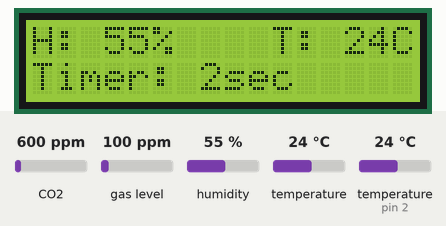
Bench run of a sketch on a simulated Arduino Uno, built with avr-gcc and run on an emulated ATmega328P. Shown: 16×2 character LCD. The inputs (shaded band) are chosen by the test bench; at power-on: humidity 55 %, temperature (sensor on pin 2) 24 °C, CO2 600 ppm, gas level 100 ppm, temperature 24 °C. Storage starts empty; what the sketch prints to the serial monitor is not drawn.

Above: at 6.8 s.
6.9 s: humidity set to 22 %
At 8.7 s:
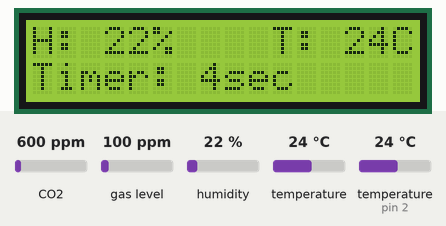
11.9 s: temperature (sensor on pin 2) set to 12 °C
At 13.8 s:
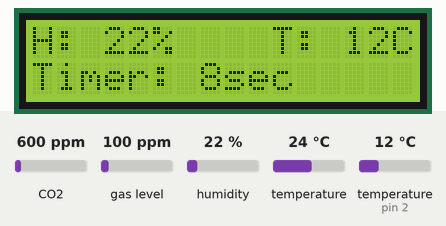
16.0 s: humidity set to 40 %
At 17.8 s:
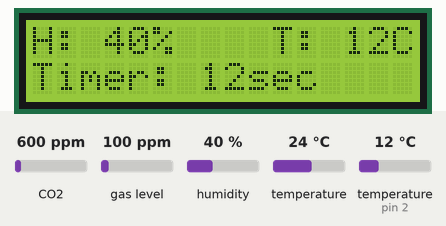
20.2 s: temperature (sensor on pin 2) set to 19 °C
At 21.9 s:
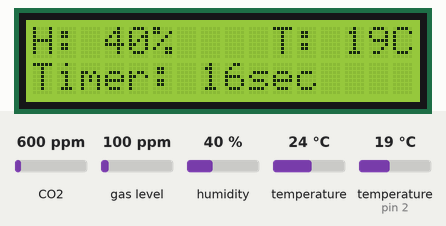
Timing chart, 0 to 23.4 s (numbered marks = the images above; inputs shaded):
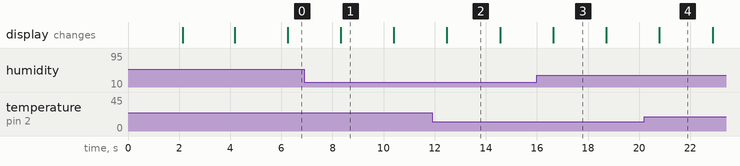

Measured:
- what the display in image 1 shows lasts 2.1 s, from 8.3 s to 10.4 s

The sketch:

DHT11_LCD_SD_CCS881__Maarten_.ino
```cpp
//----------Temporary Stuff----------
byte ppm = 0;
//----------Setup SD Card Module----------
// Connect pin GND to GND
// Connect pin VCC to 5V (NOT 3.3V)
// Connect pin MISO to 12 (Static)
// Connect pin MOSI to 11 (Static)
// Connect pin SCK to 13 (Static)
// Connect pin CS to 10 (Variable)

// Include SD Card libraries
#include <SD.h>
#include <SPI.h>

// Setup SD Card
File myFile;
int pinCS = 10; // Pin 10 on Arduino Uno

//----------Setup DHT11 sensor----------
// Connect pin 1 (Left) of the sensor to whatever your DHTPIN is (D2)
// Connect pin 2 (Middle) of the sensor to 3.3V
// Connect pin 3 (Right) of the sensor to GROUND

// Inlcude DHT11 libraries
#include <DHT.h>

// Setup DHT11
#define DHTPIN 2     // what digital pin we're connected to
#define DHTTYPE DHT11   // DHT 11

// Initialize DHT sensor.
DHT dht(DHTPIN, DHTTYPE);

//----------Setup CCS881 sensor----------
// Connect GND to GND
// Connect 3.3V to 3.3V
// Connect SDA to A4 or SDA
// Connect SCL to A5 or SCL
// Connect WAK to GND (nWake = -1) or defined nWAKE Pin

// Include CCS881 libraries
#include <Wire.h>    // I2C library
#include "Adafruit_CCS811.h"  // CCS811 library

// Setup CCS881
Adafruit_CCS811 ccs;

//----------Setup LCD Screen (I2C protocol)----------
// Connect GND to GND
// Connect VCC to 5V
// Connect SDA to SDA or A4
// Connect SCL to SCL or A5

// Inlcude LCD libraries
//#include <Wire.h>
#include <LiquidCrystal_I2C.h>

// Setup LCD
// 0x3F LCD I2C adress, if not working run I2C Scanner
LiquidCrystal_I2C lcd(0x3F, 2, 1, 0, 4, 5, 6, 7, 3, POSITIVE);  // Change the 0x3F  i2c address to your i2c address

// lcd.noBacklight(); // turn off backlight
// lcd.backlight();   // turn on backlight.

// Setup Timer
int timer = 0;
int delaytime = 2000; // Delay between readings 1s = 1000

void setup() {
  // Setup Serial monitor 9600 baud
  Serial.begin(9600);
  Serial.println(F("Beginning Checkup..."));

  // Start LCD Display
  lcd.begin(16,2);  // Set LCD Type 16x2
  lcd.clear();      // Clears LCD display

  // SD Card Initialization
  if (SD.begin()) {
    Serial.println(F("SD card is ready to use."));
    lcd.print(F("SD Card Ready"));
    delay(2000);
    }
  else {
    Serial.println(F("SD card initialization failed"));
    lcd.print(F("SD Card Failed"));
    lcd.setCursor(0,1);   // Second line
    lcd.print(F("Check wiring!"));
    delay(2000);
    }

  // Create/Open file on SD Card
  myFile = SD.open("measurements.txt", FILE_WRITE);

  // if the file opened okay, write to it:
  if (myFile) {
    Serial.println(F("Writing to file measurements.txt"));
    lcd.clear();          // Clears LCD display
    lcd.setCursor(0,0);   // First line
    lcd.print(F("Now opening"));
    lcd.setCursor(0,1);   // Second line
    lcd.print(F("measurements.txt"));
    myFile.println();
    myFile.println(F("Beginning New experiment"));
    myFile.println(F("Timer,Humidity (%),Temperature (°C),CO2 (PPM)"));
    myFile.close(); // close the file
    delay(2000);
  }

  // if the file didn't open, print an error:
  else {
    Serial.println(F("Error opening measurements.txt"));
    lcd.clear();          // Clears LCD display
    lcd.setCursor(0,0);   // First line
    lcd.print(F("Error opening"));
    lcd.setCursor(0,1);   // Second line
    lcd.print(F("measurements.txt"));
    delay(2000);
  }

  // Start DHT11 Sensor
  dht.begin();

  // Start CCS881 Sensor
  ccs.begin();
  //calibrate temperature sensor
  while(!ccs.available());
  float temp = ccs.calculateTemperature();
  ccs.setTempOffset(temp - 25.0);

  // Start measuring


  // Print starting message on LCD screen
  lcd.clear();          // Clears LCD display
  lcd.setCursor(0,0);   // First line
  lcd.print(F("Start measuring:"));
  lcd.setCursor(0,1);   // Second line
  lcd.print(F("H, T, HI, CO2"));
}

void loop() {
//----------DHT11 Readings----------
  // Wait a 2 seconds between measurements.
  delay(delaytime);

  // Reading temperature or humidity takes about 250 milliseconds!
  // Sensor readings may also be up to 2 seconds
  int h = dht.readHumidity();
  // Read temperature as Celsius (the default)
  int t = dht.readTemperature();

  // Check if any reads failed and exit early (to try again).
  if (isnan(h) || isnan(t)) {
    Serial.println(F("Failed to read from DHT sensor!"));
    return;
  }

//----------CCS881 Readings----------
    if(ccs.available()){
    float temp = ccs.calculateTemperature();
    if(!ccs.readData()){
      int co2 = ccs.geteCO2();
      int tvoc = ccs.getTVOC();
      Serial.print(F("CO2: "));   Serial.print(co2);   Serial.print(F("PPM "));
      Serial.print(F("TVOC: "));   Serial.print(tvoc);   Serial.print(F("PPB "));
      Serial.print(F("Themp: "));   Serial.print(temp);   Serial.print(F("C"));
    }
    else{
      Serial.print(F("ERROR"));
    }
  }

//----------Time Calculation----------
  timer = timer + 2;

//----------Serial Monitor----------
  Serial.println(timer);
  Serial.print(F("  Humidity: "));
  Serial.print(h);
  Serial.print(F("%\t"));
  Serial.print(F("Temperature: "));
  Serial.print(t);
  Serial.println(F("C\t"));

 // Serial.print(F("eco2="));  Serial.print(eco2);     Serial.print(F(" ppm  "));
 // Serial.print(F("etvoc=")); Serial.print(etvoc);    Serial.print(F(" ppb  "));

//----------LCD Display----------
  lcd.clear();            // Clears LCD display
  lcd.setCursor(0,0);     // First line

  lcd.print(F("H: "));       // Print Humidity in %
  lcd.print(h);
  lcd.print(F("%"));

  lcd.print(F("    "));      // Space (4 blocks)

  lcd.print(F("T: "));       // Print Temperature in °C
  lcd.print(t);
  lcd.print(F("C"));

  lcd.setCursor(0,1);     // Second line

  lcd.print(F("Timer: "));   // Print timer count
  lcd.print(timer);
  lcd.print(F("sec"));

//----------SD Card----------
  myFile = SD.open("measurements.txt", FILE_WRITE);
  myFile.println(timer);
  myFile.println(",");
  myFile.println(h);
  myFile.println(",");
  myFile.println(t);
  myFile.println(",");
  myFile.println(ppm);
  myFile.close(); // close the file
}
```
